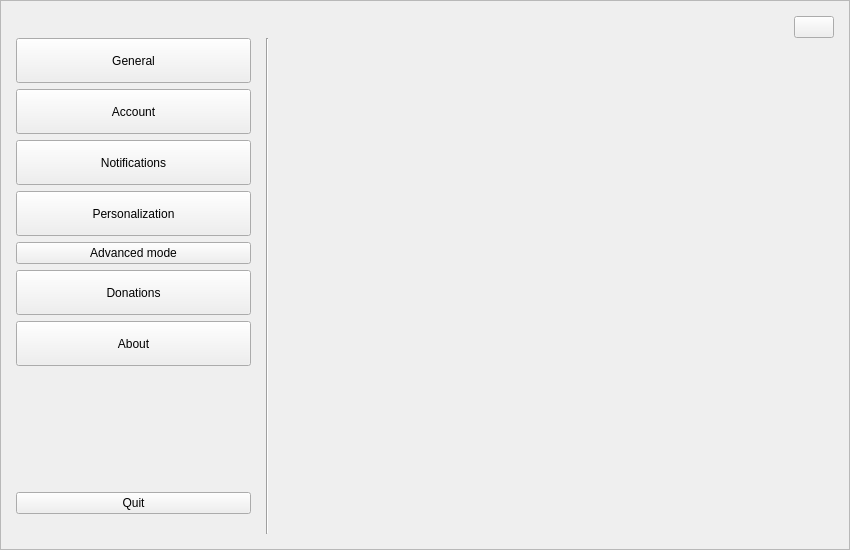
<?xml version="1.0" encoding="UTF-8"?>
<ui version="4.0">
 <class>Settings</class>
 <widget class="QWidget" name="Settings">
  <property name="geometry">
   <rect>
    <x>0</x>
    <y>0</y>
    <width>850</width>
    <height>550</height>
   </rect>
  </property>
  <property name="sizePolicy">
   <sizepolicy hsizetype="Minimum" vsizetype="Preferred">
    <horstretch>0</horstretch>
    <verstretch>0</verstretch>
   </sizepolicy>
  </property>
  <property name="minimumSize">
   <size>
    <width>850</width>
    <height>550</height>
   </size>
  </property>
  <property name="windowTitle">
   <string/>
  </property>
  <layout class="QHBoxLayout" name="horizontalLayout">
   <property name="spacing">
    <number>0</number>
   </property>
   <property name="leftMargin">
    <number>0</number>
   </property>
   <property name="topMargin">
    <number>0</number>
   </property>
   <property name="rightMargin">
    <number>0</number>
   </property>
   <property name="bottomMargin">
    <number>0</number>
   </property>
   <item>
    <widget class="QFrame" name="settingMargin">
     <layout class="QVBoxLayout" name="verticalLayout_99">
      <property name="spacing">
       <number>0</number>
      </property>
      <property name="leftMargin">
       <number>0</number>
      </property>
      <property name="topMargin">
       <number>0</number>
      </property>
      <property name="rightMargin">
       <number>0</number>
      </property>
      <property name="bottomMargin">
       <number>0</number>
      </property>
      <item>
       <widget class="QFrame" name="setting_frame">
        <property name="frameShape">
         <enum>QFrame::StyledPanel</enum>
        </property>
        <property name="frameShadow">
         <enum>QFrame::Raised</enum>
        </property>
        <layout class="QVBoxLayout" name="verticalLayout_59">
         <property name="spacing">
          <number>0</number>
         </property>
         <property name="leftMargin">
          <number>15</number>
         </property>
         <property name="topMargin">
          <number>15</number>
         </property>
         <property name="rightMargin">
          <number>15</number>
         </property>
         <property name="bottomMargin">
          <number>15</number>
         </property>
         <item>
          <layout class="QHBoxLayout" name="horizontalLayout_2">
           <property name="spacing">
            <number>0</number>
           </property>
           <item>
            <spacer name="horizontalSpacer">
             <property name="orientation">
              <enum>Qt::Horizontal</enum>
             </property>
             <property name="sizeHint" stdset="0">
              <size>
               <width>40</width>
               <height>20</height>
              </size>
             </property>
            </spacer>
           </item>
           <item>
            <widget class="QPushButton" name="btn_close">
             <property name="cursor">
              <cursorShape>PointingHandCursor</cursorShape>
             </property>
             <property name="text">
              <string/>
             </property>
            </widget>
           </item>
          </layout>
         </item>
         <item>
          <layout class="QHBoxLayout" name="horizontalLayout_29">
           <property name="spacing">
            <number>0</number>
           </property>
           <item>
            <widget class="QFrame" name="leftMenu">
             <property name="minimumSize">
              <size>
               <width>250</width>
               <height>0</height>
              </size>
             </property>
             <property name="maximumSize">
              <size>
               <width>250</width>
               <height>16777215</height>
              </size>
             </property>
             <property name="styleSheet">
              <string notr="true"/>
             </property>
             <property name="frameShape">
              <enum>QFrame::NoFrame</enum>
             </property>
             <property name="frameShadow">
              <enum>QFrame::Raised</enum>
             </property>
             <layout class="QVBoxLayout" name="verticalLayout_3">
              <property name="spacing">
               <number>0</number>
              </property>
              <property name="leftMargin">
               <number>0</number>
              </property>
              <property name="topMargin">
               <number>0</number>
              </property>
              <property name="rightMargin">
               <number>15</number>
              </property>
              <property name="bottomMargin">
               <number>0</number>
              </property>
              <item>
               <widget class="QFrame" name="menu">
                <property name="minimumSize">
                 <size>
                  <width>0</width>
                  <height>0</height>
                 </size>
                </property>
                <property name="maximumSize">
                 <size>
                  <width>16777215</width>
                  <height>16777215</height>
                 </size>
                </property>
                <property name="frameShape">
                 <enum>QFrame::NoFrame</enum>
                </property>
                <property name="frameShadow">
                 <enum>QFrame::Raised</enum>
                </property>
                <layout class="QVBoxLayout" name="verticalLayout_58">
                 <property name="leftMargin">
                  <number>0</number>
                 </property>
                 <property name="topMargin">
                  <number>0</number>
                 </property>
                 <property name="rightMargin">
                  <number>0</number>
                 </property>
                 <property name="bottomMargin">
                  <number>0</number>
                 </property>
                 <item>
                  <widget class="QPushButton" name="btn_general">
                   <property name="sizePolicy">
                    <sizepolicy hsizetype="Expanding" vsizetype="Fixed">
                     <horstretch>60</horstretch>
                     <verstretch>45</verstretch>
                    </sizepolicy>
                   </property>
                   <property name="minimumSize">
                    <size>
                     <width>0</width>
                     <height>45</height>
                    </size>
                   </property>
                   <property name="cursor">
                    <cursorShape>PointingHandCursor</cursorShape>
                   </property>
                   <property name="focusPolicy">
                    <enum>Qt::TabFocus</enum>
                   </property>
                   <property name="text">
                    <string>General</string>
                   </property>
                  </widget>
                 </item>
                 <item>
                  <widget class="QPushButton" name="btn_account">
                   <property name="sizePolicy">
                    <sizepolicy hsizetype="Expanding" vsizetype="Fixed">
                     <horstretch>60</horstretch>
                     <verstretch>45</verstretch>
                    </sizepolicy>
                   </property>
                   <property name="minimumSize">
                    <size>
                     <width>0</width>
                     <height>45</height>
                    </size>
                   </property>
                   <property name="cursor">
                    <cursorShape>PointingHandCursor</cursorShape>
                   </property>
                   <property name="text">
                    <string>Account</string>
                   </property>
                  </widget>
                 </item>
                 <item>
                  <widget class="QPushButton" name="btn_notifications">
                   <property name="sizePolicy">
                    <sizepolicy hsizetype="Expanding" vsizetype="Fixed">
                     <horstretch>60</horstretch>
                     <verstretch>45</verstretch>
                    </sizepolicy>
                   </property>
                   <property name="minimumSize">
                    <size>
                     <width>0</width>
                     <height>45</height>
                    </size>
                   </property>
                   <property name="cursor">
                    <cursorShape>PointingHandCursor</cursorShape>
                   </property>
                   <property name="focusPolicy">
                    <enum>Qt::TabFocus</enum>
                   </property>
                   <property name="text">
                    <string>Notifications</string>
                   </property>
                  </widget>
                 </item>
                 <item>
                  <widget class="QPushButton" name="btn_personalization">
                   <property name="sizePolicy">
                    <sizepolicy hsizetype="Expanding" vsizetype="Fixed">
                     <horstretch>60</horstretch>
                     <verstretch>45</verstretch>
                    </sizepolicy>
                   </property>
                   <property name="minimumSize">
                    <size>
                     <width>0</width>
                     <height>45</height>
                    </size>
                   </property>
                   <property name="cursor">
                    <cursorShape>PointingHandCursor</cursorShape>
                   </property>
                   <property name="focusPolicy">
                    <enum>Qt::TabFocus</enum>
                   </property>
                   <property name="text">
                    <string>Personalization</string>
                   </property>
                  </widget>
                 </item>
                 <item>
                  <widget class="QPushButton" name="btn_advanced">
                   <property name="text">
                    <string>Advanced mode</string>
                   </property>
                  </widget>
                 </item>
                 <item>
                  <widget class="QPushButton" name="btn_donations">
                   <property name="minimumSize">
                    <size>
                     <width>0</width>
                     <height>45</height>
                    </size>
                   </property>
                   <property name="cursor">
                    <cursorShape>PointingHandCursor</cursorShape>
                   </property>
                   <property name="text">
                    <string>Donations</string>
                   </property>
                  </widget>
                 </item>
                 <item>
                  <widget class="QPushButton" name="btn_about">
                   <property name="sizePolicy">
                    <sizepolicy hsizetype="Expanding" vsizetype="Fixed">
                     <horstretch>60</horstretch>
                     <verstretch>45</verstretch>
                    </sizepolicy>
                   </property>
                   <property name="minimumSize">
                    <size>
                     <width>0</width>
                     <height>45</height>
                    </size>
                   </property>
                   <property name="cursor">
                    <cursorShape>PointingHandCursor</cursorShape>
                   </property>
                   <property name="focusPolicy">
                    <enum>Qt::TabFocus</enum>
                   </property>
                   <property name="text">
                    <string>About</string>
                   </property>
                  </widget>
                 </item>
                 <item>
                  <spacer name="verticalSpacer_13">
                   <property name="orientation">
                    <enum>Qt::Vertical</enum>
                   </property>
                   <property name="sizeHint" stdset="0">
                    <size>
                     <width>20</width>
                     <height>40</height>
                    </size>
                   </property>
                  </spacer>
                 </item>
                 <item>
                  <widget class="QPushButton" name="btn_quit">
                   <property name="cursor">
                    <cursorShape>PointingHandCursor</cursorShape>
                   </property>
                   <property name="text">
                    <string>Quit</string>
                   </property>
                  </widget>
                 </item>
                 <item>
                  <spacer name="verticalSpacer_14">
                   <property name="orientation">
                    <enum>Qt::Vertical</enum>
                   </property>
                   <property name="sizeType">
                    <enum>QSizePolicy::Fixed</enum>
                   </property>
                   <property name="sizeHint" stdset="0">
                    <size>
                     <width>20</width>
                     <height>20</height>
                    </size>
                   </property>
                  </spacer>
                 </item>
                </layout>
               </widget>
              </item>
             </layout>
            </widget>
           </item>
           <item>
            <widget class="Line" name="line">
             <property name="orientation">
              <enum>Qt::Vertical</enum>
             </property>
            </widget>
           </item>
           <item>
            <layout class="QVBoxLayout" name="verticalLayout">
             <property name="spacing">
              <number>0</number>
             </property>
             <property name="leftMargin">
              <number>10</number>
             </property>
             <property name="topMargin">
              <number>0</number>
             </property>
             <property name="rightMargin">
              <number>0</number>
             </property>
             <property name="bottomMargin">
              <number>0</number>
             </property>
             <item>
              <widget class="QStackedWidget" name="settings_stacked"/>
             </item>
            </layout>
           </item>
          </layout>
         </item>
        </layout>
       </widget>
      </item>
     </layout>
    </widget>
   </item>
  </layout>
 </widget>
 <resources/>
 <connections/>
</ui>
